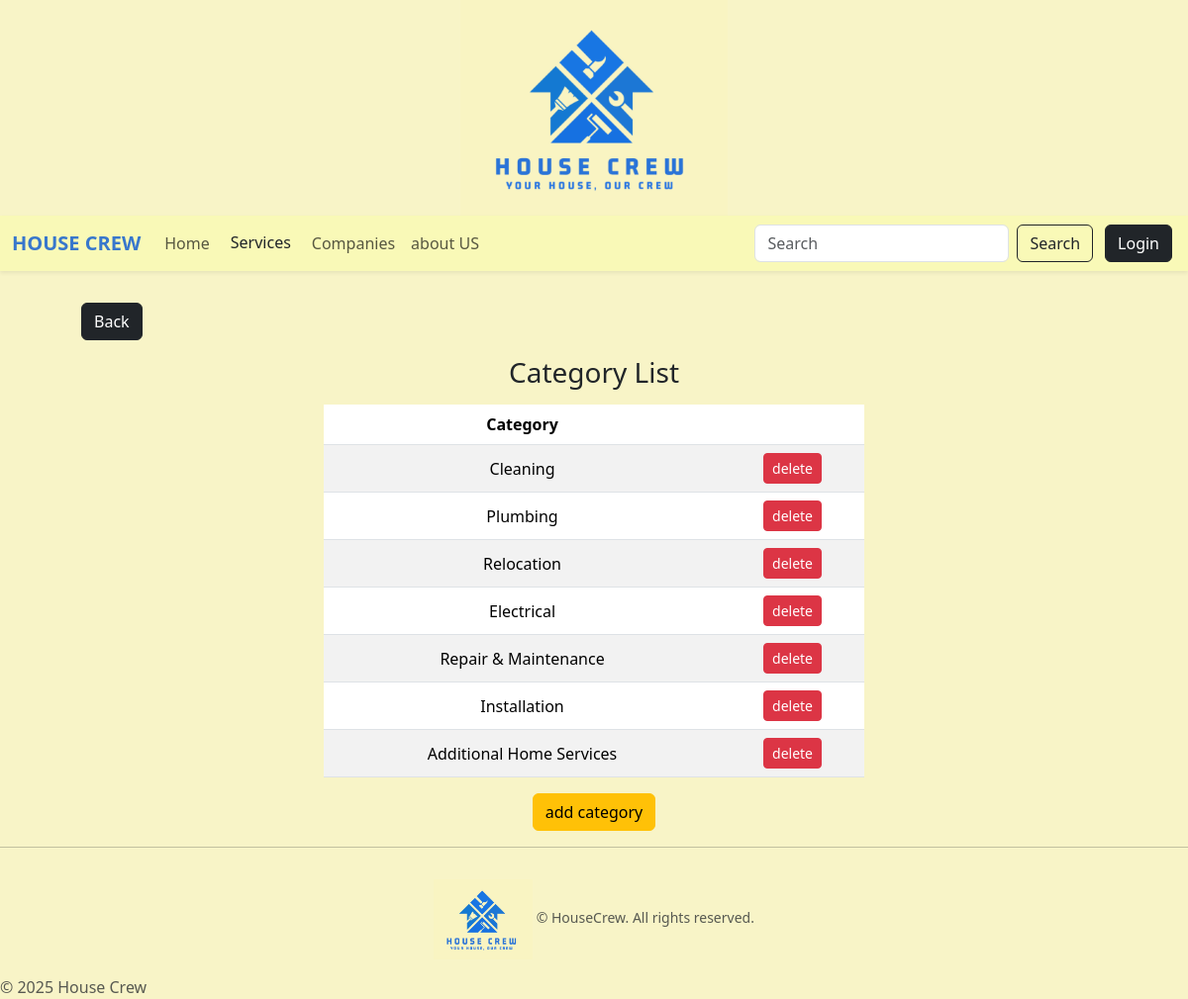
Page /admin-app/category/ on the committed database.
### admin_app/models.py (models this page shows, shortened)
class S_Category(models.Model):
    category=models.CharField(max_length=60)
    slug = models.SlugField(unique=True, blank=True, db_index=True)

### admin_app/views.py (the view)
# urls.py: path('category/',views.category, name='category'),
def category(request):
    categories=S_Category.objects.all()
    for c in categories:
        if not c.slug:
            c.slug = unique_slug(c)
            c.sace()
    return render(request, 'admin_app/category.html', {'categories':categories})

### admin_app/templates/admin_app/category.html (shortened to what this page needs)
{% extends "user_app/base.html" %}
{% block content %}
<div class="container">
    <div class="mb-0 mt-3">
        <a class="btn btn-dark mt-3" href="{% url 'service_categories' %}" style="margin-left:40px;">Back</a>
        <h3 class="text-center my-3">Category List</h3>
    </div>
    <div class="row">
        <div class="col-md-6 mx-auto">
            <table class="table table-striped align-middle text-center">
                <thead>
                    <tr>
                        <th>Category</th>
                        <th></th>
                    </tr>
                </thead>
                <tbody>
                {% for category in categories %}
                <tr>
                    <td>{{ category.category }}</td>
                    <td>
                        <form method='POST' action="{% url 'delete_category'  category.id %}" class="d-inline">
                            <button class="btn btn-danger btn-sm"
                            onclick="return confirm('are you sure want to delete this category?');">delete</button>
                        </form>
                    </td>
                </tr>
                {% empty %}
                <tr>
                    <td>
                    No categories available
                    </td>
                </tr>
                {% endfor %}
                </tbody>
            </table>
            <div class="d-flex gap-3">
                <a class="btn btn-warning mx-auto" href="{% url 'add_category' %}">add category</a>
            </div>
        </div>
    </div>
</div>
{% endblock content %}

### rows in the picture
S_Category: category "Cleaning"
S_Category: category "Plumbing"
S_Category: category "Relocation"
S_Category: category "Electrical"
S_Category: category "Repair & Maintenance"
S_Category: category "Installation"
S_Category: category "Additional Home Services"
